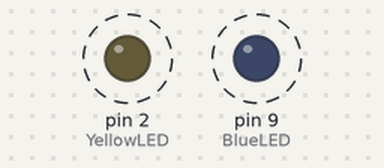
The sketch below on a simulated Arduino Uno, built with avr-gcc and run on an emulated ATmega328P. Shown: output pins drawn as LEDs (lit = HIGH). Dashed ring = blinking.

Above: at 0.2 s.
Timing chart, 0 to 4.6 s (numbered marks = the images above):
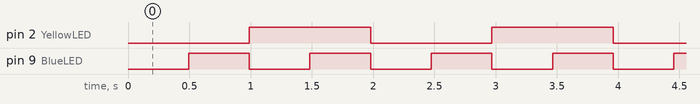

Measured:
- by itself, pin 2 (YellowLED): alternates HIGH for 0.99 s and LOW for 0.99 s
- by itself, pin 9 (BlueLED): alternates HIGH for 0.50 s and LOW for 0.50 s
- by itself, everything shown: repeats every 2.0 s, in 4 steps

The sketch:

RTOS_0.ino
```cpp
#include <Arduino_FreeRTOS.h>

#define YellowLED 2
#define BlueLED 9

void Task1(void *pvParameter);
void Task2(void *pvParameter);

void setup() {
  // put your setup code here, to run once:
  pinMode(YellowLED,OUTPUT);
  pinMode(BlueLED,OUTPUT);
  xTaskCreate(task1,"task1",128,NULL,1,NULL);
  xTaskCreate(task2,"task2",128,NULL,2,NULL);
  vTaskStartScheduler();
}

void loop() {
  // put your main code here, to run repeatedly:
//digitalWrite(BlueLED,1);
}

void task1(void *pvParameters)
{
  static char status1 = 0;
  while(1) {
    digitalWrite(BlueLED,status1);
    status1 = !status1;
    vTaskDelay( 500 / portTICK_PERIOD_MS );
  }
}

void task2(void *pvParameters)
{
  static char status2 = 0;
  while(1) {
    digitalWrite(YellowLED,status2);
    status2 = !status2;
    vTaskDelay( 1000 / portTICK_PERIOD_MS );
  }
}
```
